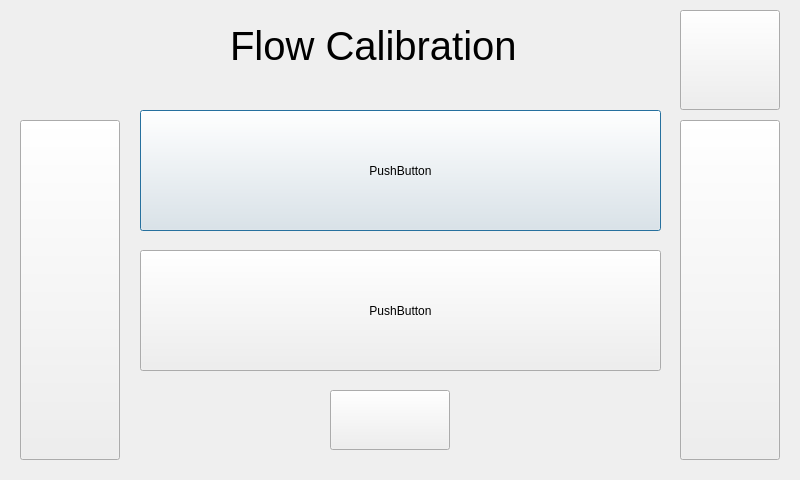
<?xml version="1.0" encoding="UTF-8"?>
<ui version="4.0">
 <class>flowcalibrationBCPform</class>
 <widget class="QDialog" name="flowcalibrationBCPform">
  <property name="geometry">
   <rect>
    <x>0</x>
    <y>0</y>
    <width>800</width>
    <height>480</height>
   </rect>
  </property>
  <property name="windowTitle">
   <string>Dialog</string>
  </property>
  <widget class="QLabel" name="FlowCalibration">
   <property name="geometry">
    <rect>
     <x>230</x>
     <y>10</y>
     <width>351</width>
     <height>71</height>
    </rect>
   </property>
   <property name="font">
    <font>
     <pointsize>30</pointsize>
    </font>
   </property>
   <property name="text">
    <string>Flow Calibration</string>
   </property>
  </widget>
  <widget class="QPushButton" name="cellSlopeMask">
   <property name="geometry">
    <rect>
     <x>140</x>
     <y>110</y>
     <width>521</width>
     <height>121</height>
    </rect>
   </property>
   <property name="text">
    <string>PushButton</string>
   </property>
  </widget>
  <widget class="QPushButton" name="Right">
   <property name="geometry">
    <rect>
     <x>680</x>
     <y>120</y>
     <width>100</width>
     <height>340</height>
    </rect>
   </property>
   <property name="text">
    <string/>
   </property>
   <property name="icon">
    <iconset resource="../../resources.qrc">
     <normaloff>:/Buttons/Right_Carrot.jpg</normaloff>:/Buttons/Right_Carrot.jpg</iconset>
   </property>
   <property name="iconSize">
    <size>
     <width>100</width>
     <height>340</height>
    </size>
   </property>
  </widget>
  <widget class="QPushButton" name="Home">
   <property name="geometry">
    <rect>
     <x>680</x>
     <y>10</y>
     <width>100</width>
     <height>100</height>
    </rect>
   </property>
   <property name="text">
    <string/>
   </property>
   <property name="icon">
    <iconset resource="../../resources.qrc">
     <normaloff>:/Buttons/button_back.jpg</normaloff>:/Buttons/button_back.jpg</iconset>
   </property>
   <property name="iconSize">
    <size>
     <width>100</width>
     <height>100</height>
    </size>
   </property>
  </widget>
  <widget class="QPushButton" name="Save">
   <property name="geometry">
    <rect>
     <x>330</x>
     <y>390</y>
     <width>120</width>
     <height>60</height>
    </rect>
   </property>
   <property name="text">
    <string/>
   </property>
   <property name="icon">
    <iconset resource="../../resources.qrc">
     <normaloff>:/Buttons/button_save.jpg</normaloff>:/Buttons/button_save.jpg</iconset>
   </property>
   <property name="iconSize">
    <size>
     <width>120</width>
     <height>60</height>
    </size>
   </property>
  </widget>
  <widget class="QPushButton" name="zoneSlopeMask">
   <property name="geometry">
    <rect>
     <x>140</x>
     <y>250</y>
     <width>521</width>
     <height>121</height>
    </rect>
   </property>
   <property name="text">
    <string>PushButton</string>
   </property>
  </widget>
  <widget class="QPushButton" name="Left">
   <property name="geometry">
    <rect>
     <x>20</x>
     <y>120</y>
     <width>100</width>
     <height>340</height>
    </rect>
   </property>
   <property name="text">
    <string/>
   </property>
   <property name="icon">
    <iconset resource="../../resources.qrc">
     <normaloff>:/Buttons/Left_Carrot.jpg</normaloff>:/Buttons/Left_Carrot.jpg</iconset>
   </property>
   <property name="iconSize">
    <size>
     <width>100</width>
     <height>340</height>
    </size>
   </property>
  </widget>
 </widget>
 <resources>
  <include location="../../resources.qrc"/>
 </resources>
 <connections/>
</ui>
